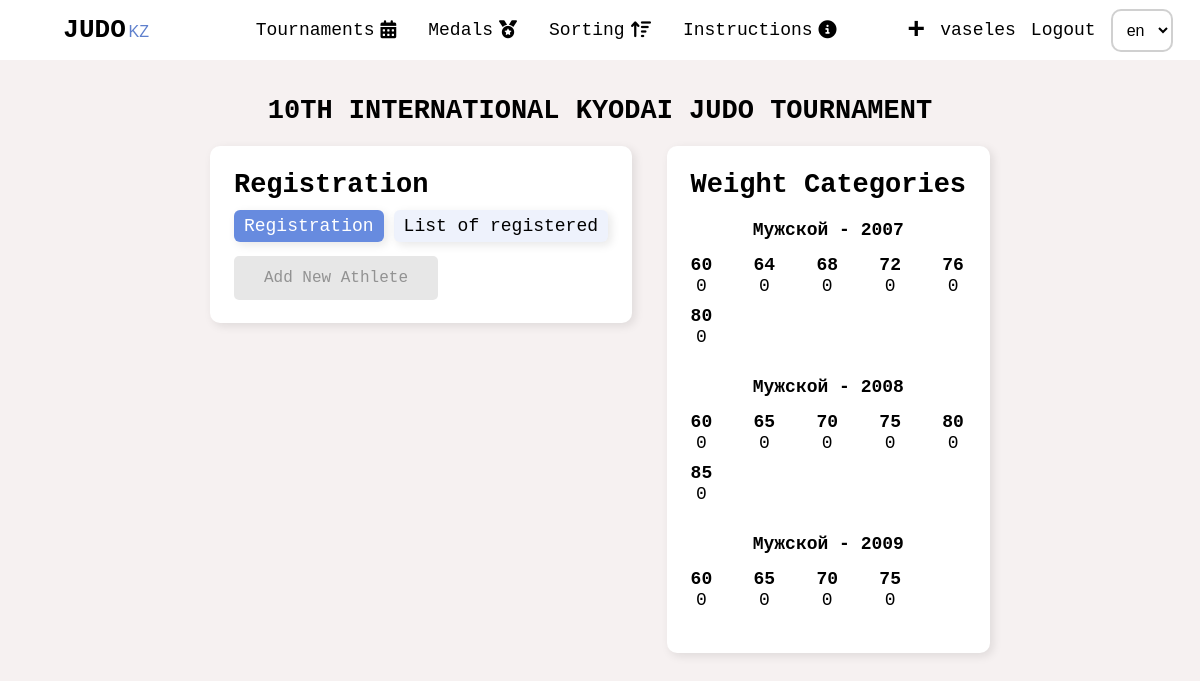
Page /en/tournaments/10th-international-kyodai-judo-tournament/registration-on-tournament (signed in) on the committed database.
### base/models.py (models this page shows, shortened)
class Tournament(models.Model):
   RANGS = (
      ('Клубный', 'Клубный'),
      ('Городской', 'Городской'),
      ('Областной', 'Областной'),
      ('Региональный', 'Региональный'),
      ('Республиканский', 'Республиканский'),
      ('Чемпионат РК', 'Чемпионат РК'),
      ('Международный турнир', 'Международный турнир'),
   )
   CREDIT_TYPE = (
      ('личный', 'личный'),
      ('командный', 'командный')
   )
   STATUS = (
      ('Регистрация открыта', 'Регистрация открыта'),
      ('Регистрация завершенa', 'Регистрация завершенa'),
   )
   user = models.ForeignKey(User, on_delete=models.CASCADE, default=None)
   title = models.CharField(max_length=100, verbose_name='Title')
   slug = models.SlugField(max_length=100, unique=True, default='')
   logo = models.ImageField(upload_to='tournament_logo', blank=True)
   logos = models.ManyToManyField(Logos, default=[], blank=True, related_name='logos')
   about = models.TextField(max_length=1000, blank=True)
   rang = models.CharField(max_length=40,choices=RANGS, blank=True)
   place = models.CharField(max_length=100, blank=True)
   startData = models.DateField(max_length=100, blank=True)
   finishData = models.DateField(max_length=100, blank=True)
   startTime = models.TimeField(max_length=10, blank=True)
   credit = models.CharField(max_length=100, blank=True, choices=CREDIT_TYPE)
   tatamis_count = models.CharField(default=0, blank=True, max_length=2)
   participants = models.ManyToManyField(Participant, default=[], blank=True)
   sponsors = models.ManyToManyField(Sponsors, blank=True, default=[], related_name='sponsors')
   chiefJustice = models.CharField(max_length=200, blank=True)
   chiefSecretary = models.CharField(max_length=200, blank=True)
   status = models.CharField(max_length=40, choices=STATUS, default='Регистрация_открыта')
   public = models.BooleanField(default=True)
   created = models.DateTimeField(auto_now_add=True)
   updated = models.DateTimeField(auto_now=True)
   class Meta:
      ordering = ['-updated', '-created']

class WeightCategory(models.Model):
   GENDER = (
      ('Мужской', 'Мужской'),
      ('Женский', 'Женский')
   )
   tournament = models.ForeignKey(Tournament, on_delete=models.CASCADE, blank=True)
   weight = models.ManyToManyField(Weight, default=[])
   year = models.CharField(max_length=20)
   gender = models.CharField(max_length=20, choices=GENDER)

class Weight(models.Model):
   name = models.CharField(max_length=10)
   participants = models.ManyToManyField(Participant, default=[], blank=True)

### base/views/tournaments.py (the view, shortened to what this page needs)
# urls.py: path('tournaments/<str:slug>/registration-on-tournament', tournaments.registration_on_tournament, name='registration_on_tournament'),
@login_required(login_url='base:sign-in')
def registration_on_tournament(request, slug):
   if (request.user.profile.userType == 'Админ' or request.user.is_superuser or request.user.profile.userType == 'Секретарь'):
      page_type = 'registration'
      tournament = get_object_or_404(Tournament, slug=slug)
      weight_category = WeightCategory.objects.filter(tournament=tournament)
      participants = Participant.objects.filter(user=request.user)
      weight  = Weight.objects.all()
      context = {
         'page_type': page_type,
         'tournament': tournament,
         'participants': participants,
         'weight': weight,
         'weight_category': weight_category
      }
      return render(request, 'base/tournaments/athlete_registration.html', context)
   else:
      messages.error(request, "You don't have permission to create tournament ;)")
      return redirect('base:show_tournaments')

### base/templates/base/tournaments/athlete_registration.html (shortened to what this page needs)
{% include 'main.html' %}
{% load static i18n %}
{% block title %}
<link rel="stylesheet" href="{% static 'css/athlete_registration.css' %}">
{% endblock title %}
{% block content %}
<div class="home pre__athlete_regisration">
   <h2>{{tournament.title}}</h2>
   <div class="athlete_regisration">
      <div class="athlete_regisration__left">
         <h2>{% trans 'Registration' %}</h2>
         {% if page_type == 'registration' %}
            <div class="athlete_regisration__left__header">
               <a href="{% url 'base:registration_on_tournament' tournament.slug %}" class="active">{% trans 'Registration' %}</a>
               <a href="{% url 'base:list_of_registered_on_tournament' tournament.slug %}">{% trans 'List of registered' %}</a>
            </div>
            <div class="athlete_regisration__left__body">
   <a href="{% url 'base:add_new_athlete' %}" class="btn btn--primary">{% trans 'Add New Athlete' %}</a>
            </div>
         {% endif %}
      </div>
      <form class="athlete_regisration__right" method="POST">
         <h2>{% trans 'Weight Categories' %}</h2>
         <div class="athlete_regisration__weight__categories">
            {% for weight_category in tournament.weightcategory_set.all  %}
               <div class="athlete_regisration__weight__category">
                  <h3>{{weight_category.gender}} - {{weight_category.year}} </h3>
                  <div class="athlete_regisration__weights">
                     {% for weight in weight_category.weight.all %}
                        <div class="athlete_regisration__weight">
                           <b>{{weight.name}}</b>
                           <span>{{ weight.participants.count }}</span>
                        </div>
                     {%  endfor %}
                  </div>
               </div>
            {% endfor %}
         </div>
      </form>
   </div>
</div>
{% endblock content %}

### templates/main.html (shortened to what this page needs)
<!DOCTYPE html>
{% load static %}
<html lang="en">
<head>
   <link rel="stylesheet" href="{% static 'css/styles.css' %}">
   <link rel="stylesheet" href="{% static 'css/footer.css' %}">
</head>
<body>
        {% include 'header.html' %}
    </body>
</html>

### templates/header.html (shortened to what this page needs)
{% load static i18n  %}
<header>
   <a href="/" class="link-logo">
      <b>JUDO</b>
      <span>
         <span>KZ</span>
      </span>
   </a>
   <div class="header__center">
      <a href="{% url "base:show_tournaments" %}" class="link">
         {% trans 'Tournaments' %}
         <i class="fa-solid fa-calendar-days"></i>
      </a>
      <a href="{% url "base:medals" %}" class="link">
         {% trans 'Medals' %}
         <i class="fa-solid fa-medal"></i>
      </a>
      <a href="{% url "base:sorting" %}" class="link">
         {% trans 'Sorting' %}
         <i class="fa-solid fa-arrow-up-wide-short"></i>
      </a>
      <a href="{% url "base:instructions" %}" class="link">
         {% trans 'Instructions' %}
         <i class="fa-solid fa-circle-info"></i>
      </a>
   </div>
   <div class="header__right">
      {% if request.user.is_authenticated  %}
      {% if request.user.profile.userType == 'Админ' or request.user.profile.userType == 'Секретарь' or request.user.is_superuser %}
         <a href="{% url "base:create_tournamets" %}" class="link"
         style="font-size: 30px; font-weight: bold;">
            +
         </a>
      {% endif %}
   <a href="{% url 'base:show_profile' request.user.username %}" class="link">{{request.user.username}}</a>
   <a href="{% url 'base:logout' %}" class="link">
      {% trans 'Logout' %}
   </a>
{% else %}
   <a href="{% url 'base:registration' %}" class="link">{% trans 'Registration' %}</a>
   <a href="{% url 'base:login' %}" class="link">{% trans 'Login' %}</a>
{% endif %}
   <form action="{% url 'set_language' %}" method="post" id="LanguageForm">{% csrf_token %}
      <select name="language" id="changeLanguage" class='change__language' >
         {% get_current_language as LANGUAGE_CODE %}
         {% get_available_languages as LANGUAGES %}
         {% get_language_info_list for LANGUAGES as languages %}
         {% for language in languages %}
            <option value="{{ language.code }}"{% if language.code == LANGUAGE_CODE %}
                     selected{% endif %}>
                  {{ language.code }}
            </option>
         {% endfor %}
      </select>
   </form>
   </div>
</header>

### static/css/styles.css (style rules this page uses)
* { box-sizing: border-box; padding: 0; margin: 0; text-decoration: none; outline: none; }
body { background-color: var(--white); color: var(--black); font-size: 18px; font-family: monospace; overflow-x: hidden; }
a { transition: all .3s linear; }
header { display: flex; justify-content: space-around; align-items: center; width: 100%; height: 60px; background-color: #fff; z-index: 1000; }
.header__center { display: flex; justify-content: center; align-items: center; }
.header__center a { display: flex; justify-content: center; align-items: center; gap: 6px; transition: all .3s linear; height: 100%; padding: 22px 16px; border-radius: 0 0 5px 5px; }
.header__right { display: flex; justify-content: center; align-items: center; gap: 15px }
header form { background-color: transparent !important; margin: 0; padding: 0; }
#changeLanguage { font-size: 16px; transition: all .3s linear; cursor: pointer; margin-bottom: 0; }
#changeLanguage option { cursor: pointer; padding: 4px ; }
.btn { font-size: 16px; padding: 13px 30px 13px; cursor: pointer; border: none; position: relative; background-color: rgba(0, 0, 0, 0); user-select: none; -webkit-user-select: none; touch-action: manipulation; background-color: var(--lightblue); color: white; border-radius: 5px; transition: all .3s linear; display: flex; justify-content: center; align-items: center; gap: 5px }
a { color: black }
.link { text-decoration: none; color: var(--black); transition: all .3s linear }
.link-logo { color: black; margin-left: 3vw; margin-right: 3vw }
.link-logo b { font-weight: bold; font-size: 26px; }
.link-logo span { font-size: 16px; margin-left: -4px; color: #5f80cd ; font-family:'Lucida Sans', 'Lucida Sans Regular', 'Lucida Grande', 'Lucida Sans Unicode', Geneva, Verdana, sans-serif; }
.form__component input, select, textarea { width: 100%; padding: 10px 10px; font-size: 18px; margin-bottom: 6px; min-width: 100%; background-color: #fff; border: 2px solid rgb(20,20,20,.2); border-radius: 10px; transition: all .3s linear; }
.btn--primary { background-color: rgb(20,20,20, .1); color: rgb(20,20,20,.4); }

### static/css/athlete_registration.css (style rules this page uses)
.pre__athlete_regisration { display: flex; justify-content: center; align-items: center; flex-direction: column; margin-top: 3%; width: 100%; }
.pre__athlete_regisration h2 { margin-bottom: 10px; }
.athlete_regisration { display: flex; justify-content: center; align-items: start ; width: 100%; padding: 10px; gap: 3% }
.athlete_regisration__left { padding: 2%; background-color: white; border-radius: 10px; box-shadow: 3px 3px 10px rgb(20,20,20,.1); }
.athlete_regisration__left__header { display: flex; justify-content: start; align-items: center; width: 100%; gap: 10px; border-radius: 10px; margin: 10px 0; }
.athlete_regisration__left__header a { background-color:rgb(87, 127, 220, .1); padding: 6px 10px; border-radius: 6px; margin-bottom: 4px; transition: all .3s linear; box-shadow: 3px 3px 10px rgb(20,20,20,.1); }
.athlete_regisration__left__header .active { background-color:rgb(87, 127, 220, .9); color: white; }
.athlete_regisration__left__body { display: flex; justify-content: start; align-items: start; flex-direction: column; row-gap: 10px; }
.athlete_regisration__right { padding: 2%; box-shadow: 3px 3px 10px rgb(20,20,20,.1); background-color: white; border-radius: 10px; }
.athlete_regisration__weight__category { display: flex; justify-content: center; align-items: center; flex-direction: column; margin-bottom: 10px; }
.athlete_regisration__weight__category h3 { margin: 10px 0 15px; font-size: 18px; }
.athlete_regisration__weights { display: flex; justify-content: flex-start; align-items: center; flex-wrap: wrap; width: 100%; gap: 15%; }
.athlete_regisration__weight { display: flex; justify-content: center; align-items: center; flex-direction: column; row-gap: 1px; margin-bottom: 10px }

### static/css/variables.css (style rules this page uses)
:root { --white: #F6F1F1; --lightblue: #577fdc; --gold: #FBD46D; --black: #000000; }

### rows in the picture
Tournament: title "10TH INTERNATIONAL KYODAI JUDO TOURNAMENT"
WeightCategory: gender "Мужской", year "2007"
Weight: name "60", participants.count "0"
Weight: name "64", participants.count "0"
Weight: name "68", participants.count "0"
Weight: name "72", participants.count "0"
Weight: name "76", participants.count "0"
Weight: name "80", participants.count "0"
WeightCategory: gender "Мужской", year "2008"
Weight: name "60", participants.count "0"
Weight: name "65", participants.count "0"
Weight: name "70", participants.count "0"
Weight: name "75", participants.count "0"
Weight: name "80", participants.count "0"
Weight: name "85", participants.count "0"
WeightCategory: gender "Мужской", year "2009"
Weight: name "60", participants.count "0"
Weight: name "65", participants.count "0"
Weight: name "70", participants.count "0"
Weight: name "75", participants.count "0"

### other values in the picture
{{ request.user.username }} "vaseles"
form field language "en"
